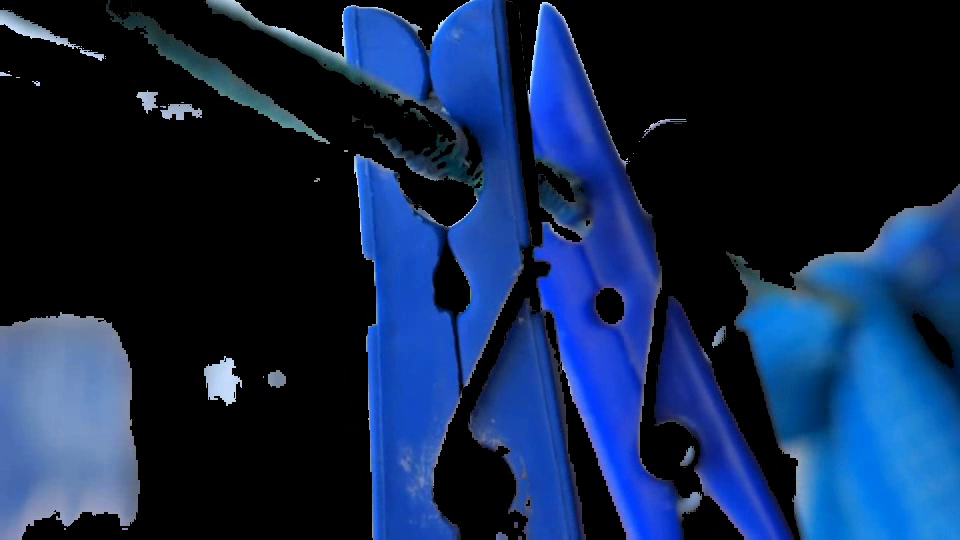
#> input picture frame 7 of Videoda_renk_tespiti/output_video.mp4, 960 x 540 px, given in place of video.mp4, which was not available
$ python main.py
#> lines starting #> are read from the running program, lines starting #| are printed output that depends on the picture; after the words box and inside, x2 and y2 are one past the last pixel; in counts of white or black regions, pixels touching at a corner belong together; pictures that were not available may be replaced by others from this repository, and a replacement may not be noted
import cv2
import numpy as np

# Videoyu açın
cap = cv2.VideoCapture('video.mp4')
# Video kaydetme işlemi için yapılandırma
frame_width = int(cap.get(3))
frame_height = int(cap.get(4))
out = cv2.VideoWriter('output_video.mp4', cv2.VideoWriter_fourcc(*'mp4v'), 30, (frame_width, frame_height))
while cap.isOpened():
    ret, frame = cap.read()
#> frame is the input picture: shape (540, 960, 3); mean B, G, R 73.1, 37.8, 18.1
    if not ret:
        break
    # Görüntüyü HSV'ye çevirme
    hsv_frame = cv2.cvtColor(frame, cv2.COLOR_BGR2HSV)
#> hsv_frame: shape (540, 960, 3); mean H, S, V 52.2, 96.1, 73.2
    # Renk aralığını tanımlama
    lower_value = np.array([90, 50, 50])
    upper_value = np.array([130, 255, 255])
    # Maskeleme işlemi
    mask = cv2.inRange(hsv_frame, lower_value, upper_value)
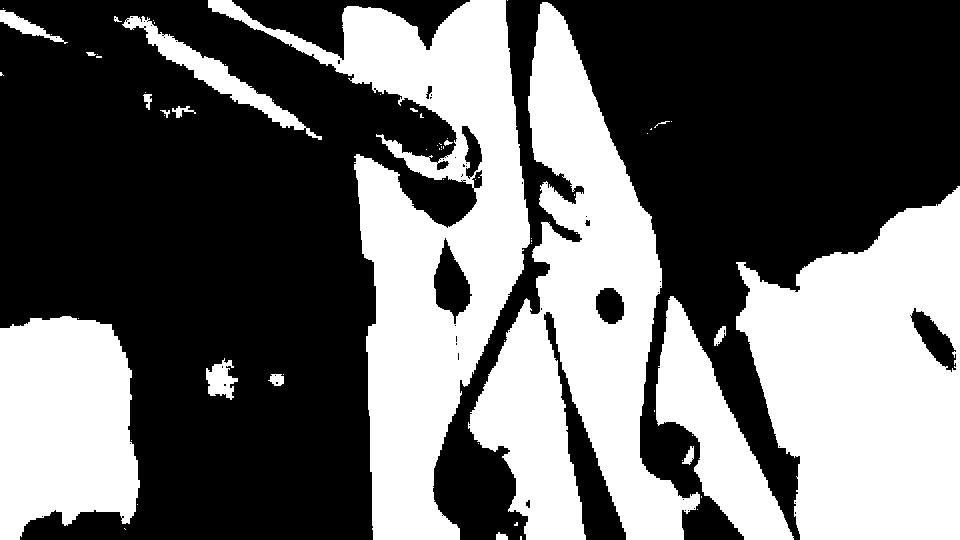
#> mask: shape (540, 960); 41.2% white; 68 white regions (48 under 20 px), largest, box (x1, y1, x2, y2) and area: (208, 0, 530, 540) 58516, (736, 186, 960, 540) 55998, (468, 2, 700, 540) 54601
    # Maskelemeli sonuç görüntüsünü oluşturma
    result = cv2.bitwise_and(frame, frame, mask=mask)
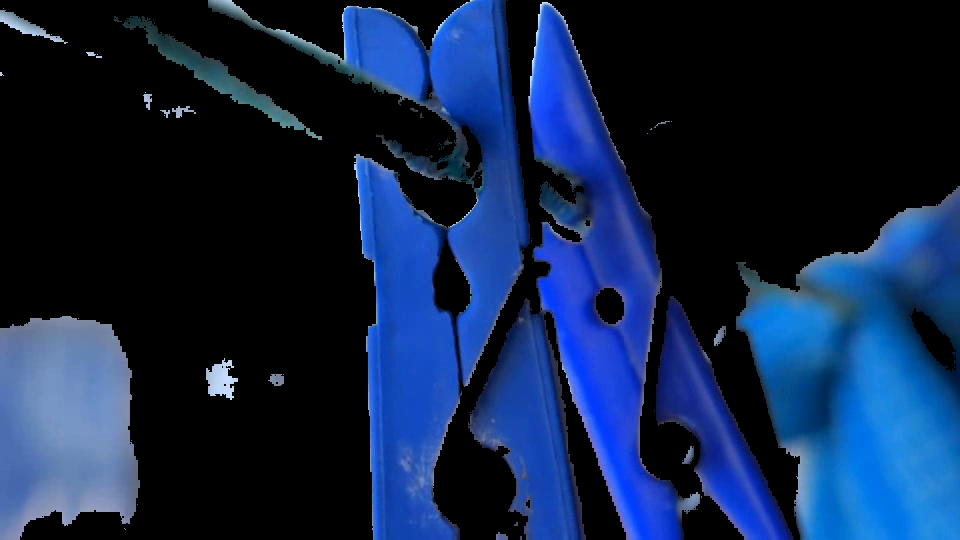
#> result: shape (540, 960, 3); mean B, G, R 71.3, 36.3, 16.7
    # Sonuçları gösterme
    cv2.namedWindow("Original",cv2.WINDOW_NORMAL)
    cv2.imshow("Original", frame)
    cv2.namedWindow("Mask",cv2.WINDOW_NORMAL)
    cv2.imshow("Mask", mask)
    cv2.namedWindow("Result",cv2.WINDOW_NORMAL)
    cv2.imshow("Result", result)
    # Sonuçları video dosyasına yazma
    out.write(result)
    # 'w' tuşuna basıldığında döngüyü kırın
    if cv2.waitKey(10) & 0xFF == ord('w'):
#> (key Esc is pressed here)
        break

# Video akışını ve çıkış dosyasını serbest bırakın
cap.release()
out.release()

# Tüm pencereleri kapatın
cv2.destroyAllWindows()

$ run again, starting later in the video
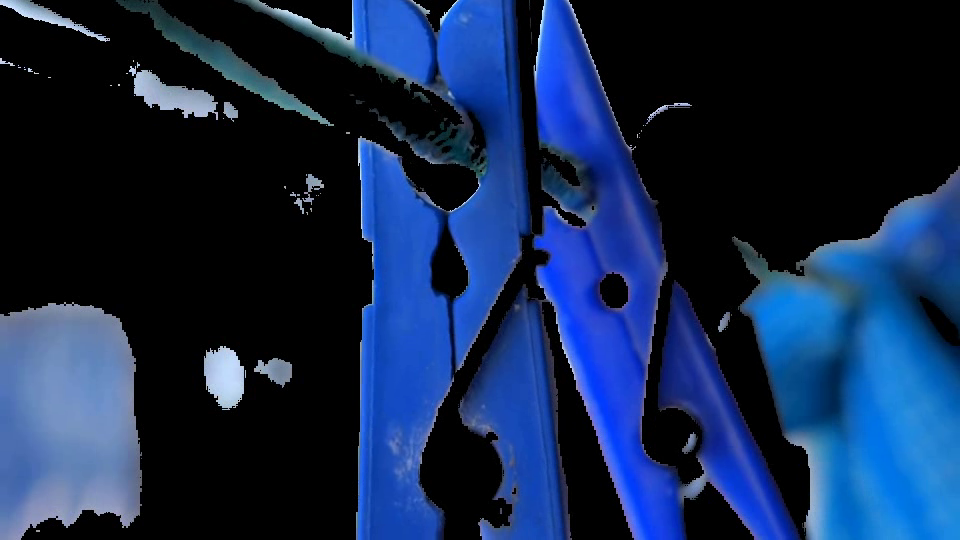
#> input picture frame 31 of Videoda_renk_tespiti/output_video.mp4, 960 x 540 px, given in place of video.mp4, which was not available
#> frame is the input picture: shape (540, 960, 3); mean B, G, R 76.7, 40.1, 20
#> hsv_frame: shape (540, 960, 3); mean H, S, V 54, 97.7, 76.8
#> `mask = cv2.inRange(hsv_frame, lower_value, upper_value)`:
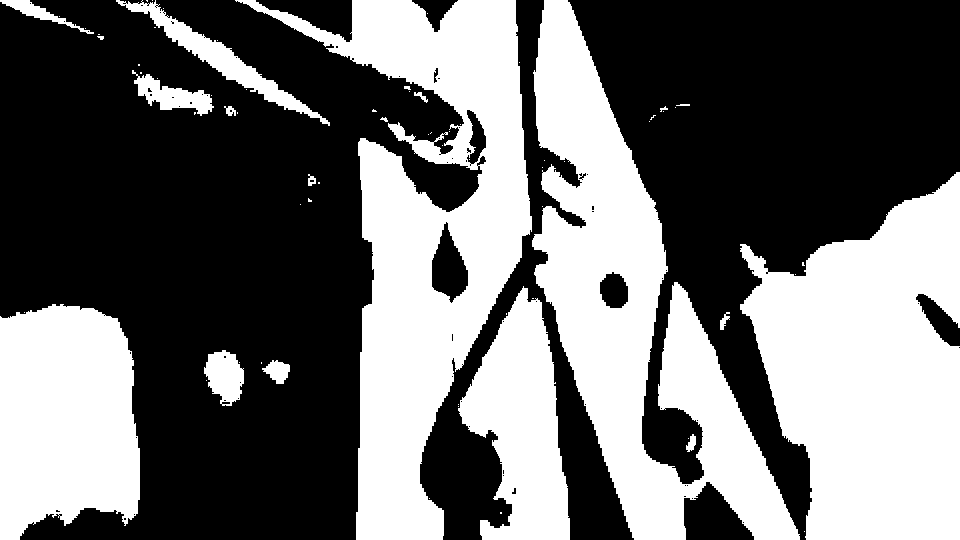
#> mask: shape (540, 960); 42.8% white; 70 white regions (50 under 20 px), largest, box (x1, y1, x2, y2) and area: (235, 0, 532, 540) 58769, (740, 172, 960, 540) 55874, (532, 0, 800, 540) 54268
#> `result = cv2.bitwise_and(frame, frame, mask=mask)`:
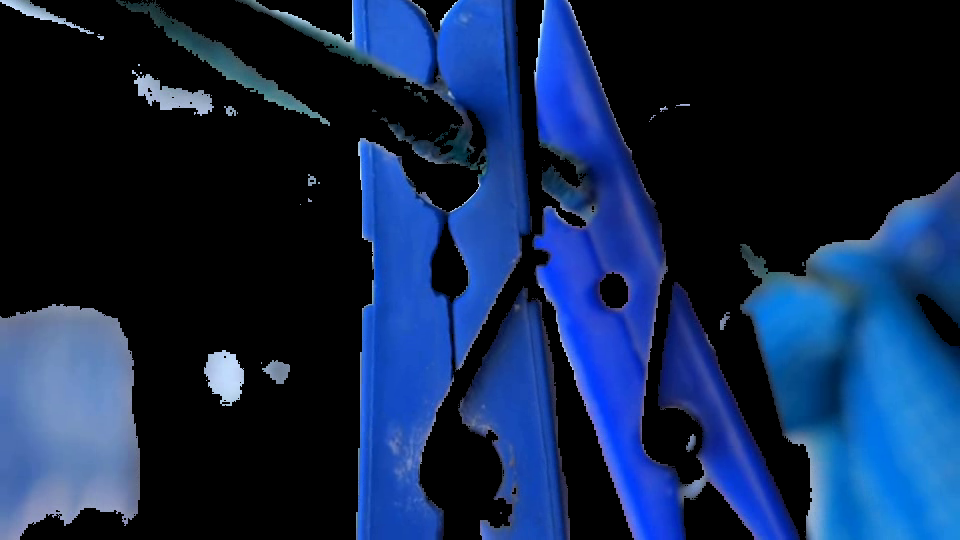
#> result: shape (540, 960, 3); mean B, G, R 74.6, 38.4, 18.4

$ run again, starting later in the video
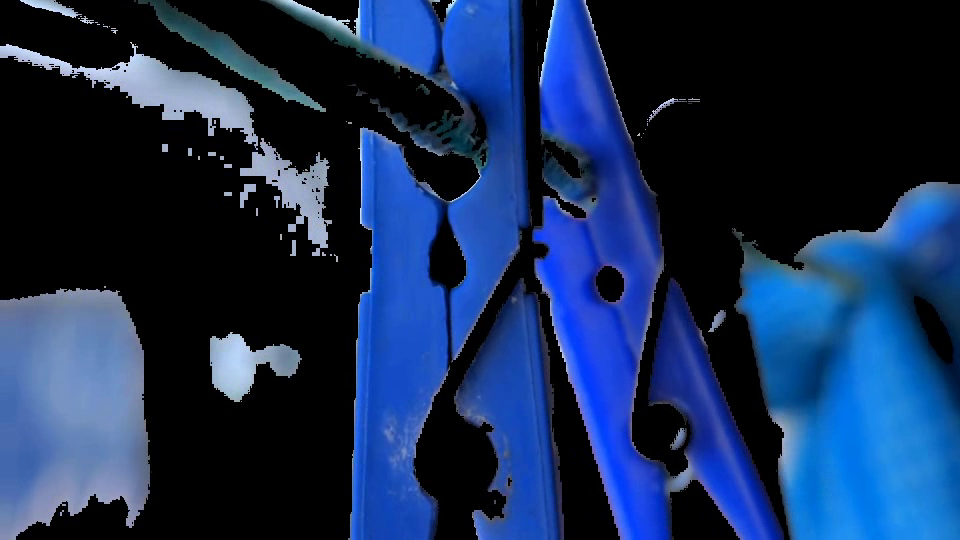
#> input picture frame 56 of Videoda_renk_tespiti/output_video.mp4, 960 x 540 px, given in place of video.mp4, which was not available
#> frame is the input picture: shape (540, 960, 3); mean B, G, R 84.1, 45.1, 23.2
#> hsv_frame: shape (540, 960, 3); mean H, S, V 58.3, 103.8, 84.1
#> `mask = cv2.inRange(hsv_frame, lower_value, upper_value)`:
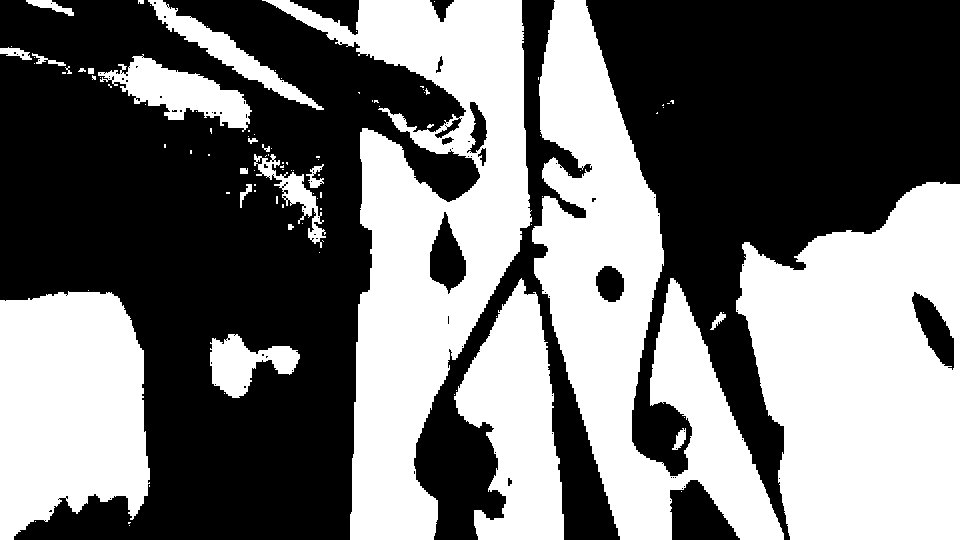
#> mask: shape (540, 960); 45.5% white; 103 white regions (79 under 20 px), largest, box (x1, y1, x2, y2) and area: (736, 182, 960, 540) 60515, (262, 0, 532, 540) 58573, (532, 0, 784, 540) 54386
#> `result = cv2.bitwise_and(frame, frame, mask=mask)`:
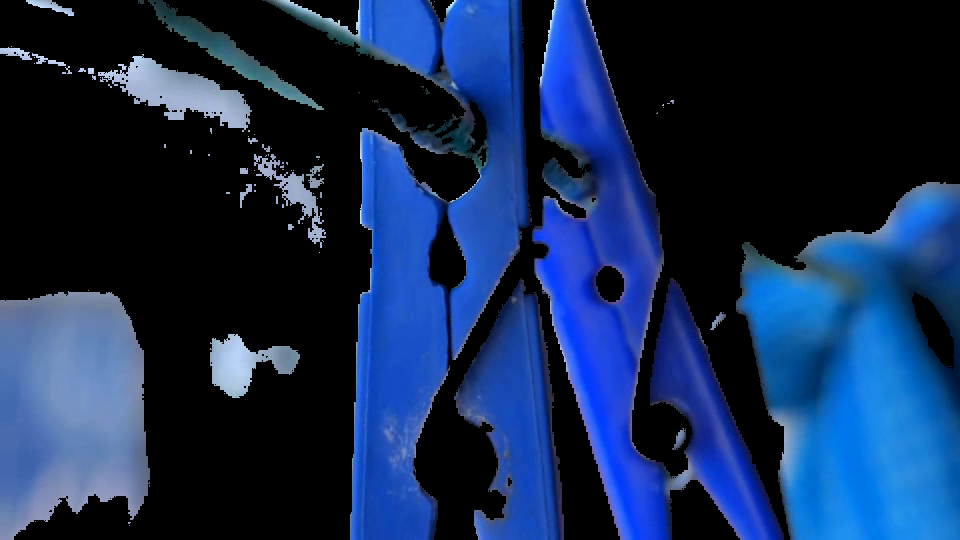
#> result: shape (540, 960, 3); mean B, G, R 81, 42.5, 20.8
